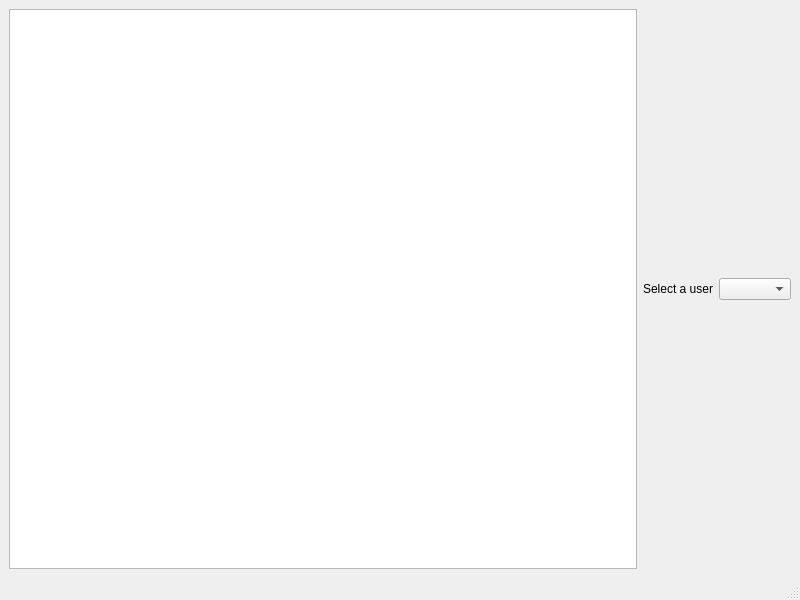
<?xml version="1.0" encoding="UTF-8"?>
<ui version="4.0">
 <class>market_pages_window2</class>
 <widget class="QMainWindow" name="market_pages_window2">
  <property name="geometry">
   <rect>
    <x>0</x>
    <y>0</y>
    <width>800</width>
    <height>600</height>
   </rect>
  </property>
  <property name="windowTitle">
   <string>MainWindow</string>
  </property>
  <widget class="QWidget" name="centralwidget">
   <layout class="QHBoxLayout" name="horizontalLayout_2">
    <item>
     <layout class="QHBoxLayout" name="horizontalLayout">
      <item>
       <widget class="QTextEdit" name="tMPages">
        <property name="readOnly">
         <bool>true</bool>
        </property>
       </widget>
      </item>
      <item>
       <widget class="QLabel" name="lblDReviews">
        <property name="text">
         <string>Select a user</string>
        </property>
       </widget>
      </item>
      <item>
       <widget class="QComboBox" name="cmDReviews"/>
      </item>
     </layout>
    </item>
   </layout>
  </widget>
  <widget class="QMenuBar" name="menubar">
   <property name="geometry">
    <rect>
     <x>0</x>
     <y>0</y>
     <width>800</width>
     <height>22</height>
    </rect>
   </property>
  </widget>
  <widget class="QStatusBar" name="statusbar"/>
 </widget>
 <resources/>
 <connections/>
</ui>
